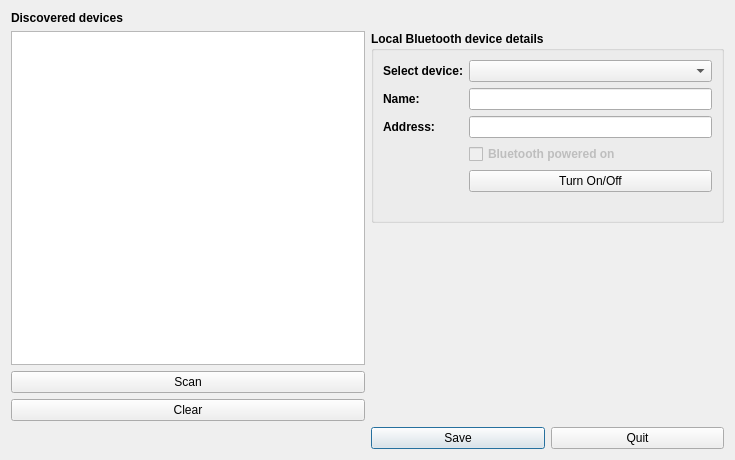
<?xml version="1.0" encoding="UTF-8"?>
<ui version="4.0">
 <class>BtDeviceSelectionDialog</class>
 <widget class="QDialog" name="BtDeviceSelectionDialog">
  <property name="geometry">
   <rect>
    <x>0</x>
    <y>0</y>
    <width>735</width>
    <height>460</height>
   </rect>
  </property>
  <property name="windowTitle">
   <string>Remote Bluetooth device selection</string>
  </property>
  <layout class="QGridLayout" name="gridLayout">
   <item row="0" column="0">
    <widget class="QLabel" name="discoveredDevicesLabel">
     <property name="sizePolicy">
      <sizepolicy hsizetype="Fixed" vsizetype="Fixed">
       <horstretch>0</horstretch>
       <verstretch>0</verstretch>
      </sizepolicy>
     </property>
     <property name="font">
      <font>
       <weight>75</weight>
       <bold>true</bold>
      </font>
     </property>
     <property name="text">
      <string>Discovered devices</string>
     </property>
    </widget>
   </item>
   <item row="3" column="1">
    <layout class="QHBoxLayout" name="dialogControls">
     <item>
      <widget class="QPushButton" name="save">
       <property name="text">
        <string>Save</string>
       </property>
      </widget>
     </item>
     <item>
      <widget class="QPushButton" name="quit">
       <property name="sizePolicy">
        <sizepolicy hsizetype="Minimum" vsizetype="Fixed">
         <horstretch>0</horstretch>
         <verstretch>0</verstretch>
        </sizepolicy>
       </property>
       <property name="text">
        <string>Quit</string>
       </property>
      </widget>
     </item>
    </layout>
   </item>
   <item row="1" column="0" rowspan="2">
    <layout class="QVBoxLayout" name="remoteDevicesSection">
     <item>
      <widget class="QListWidget" name="discoveredDevicesList">
       <property name="sizePolicy">
        <sizepolicy hsizetype="MinimumExpanding" vsizetype="Expanding">
         <horstretch>0</horstretch>
         <verstretch>0</verstretch>
        </sizepolicy>
       </property>
      </widget>
     </item>
     <item>
      <layout class="QVBoxLayout" name="scanningControls">
       <item>
        <widget class="QPushButton" name="scan">
         <property name="sizePolicy">
          <sizepolicy hsizetype="Minimum" vsizetype="Minimum">
           <horstretch>0</horstretch>
           <verstretch>0</verstretch>
          </sizepolicy>
         </property>
         <property name="text">
          <string>Scan</string>
         </property>
        </widget>
       </item>
       <item>
        <widget class="QPushButton" name="clear">
         <property name="sizePolicy">
          <sizepolicy hsizetype="Minimum" vsizetype="Minimum">
           <horstretch>0</horstretch>
           <verstretch>0</verstretch>
          </sizepolicy>
         </property>
         <property name="text">
          <string>Clear</string>
         </property>
        </widget>
       </item>
      </layout>
     </item>
    </layout>
   </item>
   <item row="1" column="1">
    <widget class="QGroupBox" name="localDeviceDetails">
     <property name="sizePolicy">
      <sizepolicy hsizetype="Minimum" vsizetype="Preferred">
       <horstretch>0</horstretch>
       <verstretch>0</verstretch>
      </sizepolicy>
     </property>
     <property name="font">
      <font>
       <weight>75</weight>
       <bold>true</bold>
      </font>
     </property>
     <property name="title">
      <string>Local Bluetooth device details</string>
     </property>
     <property name="flat">
      <bool>false</bool>
     </property>
     <layout class="QFormLayout" name="formLayout_2">
      <item row="2" column="0">
       <widget class="QLabel" name="deviceNameLable">
        <property name="text">
         <string>Name: </string>
        </property>
       </widget>
      </item>
      <item row="2" column="1">
       <widget class="QLineEdit" name="deviceName">
        <property name="readOnly">
         <bool>true</bool>
        </property>
       </widget>
      </item>
      <item row="3" column="0">
       <widget class="QLabel" name="deviceAddressLable">
        <property name="text">
         <string>Address:</string>
        </property>
       </widget>
      </item>
      <item row="3" column="1">
       <widget class="QLineEdit" name="deviceAddress">
        <property name="readOnly">
         <bool>true</bool>
        </property>
       </widget>
      </item>
      <item row="4" column="1">
       <widget class="QCheckBox" name="deviceState">
        <property name="enabled">
         <bool>false</bool>
        </property>
        <property name="sizePolicy">
         <sizepolicy hsizetype="Fixed" vsizetype="Fixed">
          <horstretch>0</horstretch>
          <verstretch>0</verstretch>
         </sizepolicy>
        </property>
        <property name="font">
         <font>
          <weight>75</weight>
          <bold>true</bold>
         </font>
        </property>
        <property name="text">
         <string>Bluetooth powered on</string>
        </property>
        <property name="checkable">
         <bool>true</bool>
        </property>
       </widget>
      </item>
      <item row="5" column="1">
       <widget class="QPushButton" name="changeDeviceState">
        <property name="sizePolicy">
         <sizepolicy hsizetype="Expanding" vsizetype="Minimum">
          <horstretch>0</horstretch>
          <verstretch>0</verstretch>
         </sizepolicy>
        </property>
        <property name="font">
         <font>
          <weight>50</weight>
          <bold>false</bold>
         </font>
        </property>
        <property name="text">
         <string>Turn On/Off</string>
        </property>
       </widget>
      </item>
      <item row="1" column="1">
       <widget class="QComboBox" name="localSelectedDevice"/>
      </item>
      <item row="1" column="0">
       <widget class="QLabel" name="selectDeviceLable">
        <property name="text">
         <string>Select device:</string>
        </property>
       </widget>
      </item>
     </layout>
    </widget>
   </item>
   <item row="3" column="0">
    <widget class="QLabel" name="dialogStatus">
     <property name="text">
      <string/>
     </property>
     <property name="wordWrap">
      <bool>true</bool>
     </property>
    </widget>
   </item>
  </layout>
 </widget>
 <resources/>
 <connections/>
</ui>
